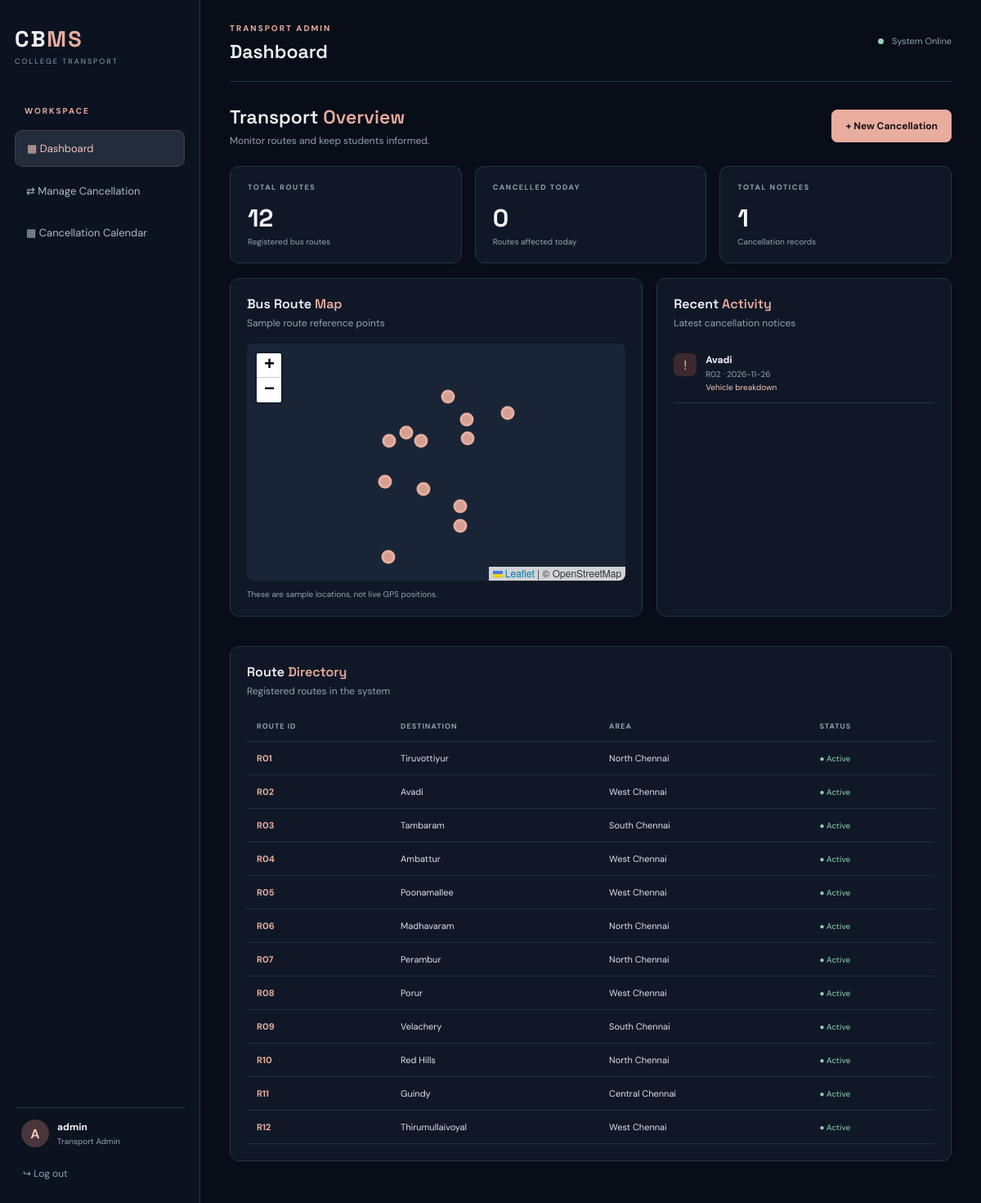
The app's page /dashboard (signed in) with its own data.
### tables this page shows
CREATE TABLE cancellations (
                id INTEGER PRIMARY KEY AUTOINCREMENT,
                route_id TEXT NOT NULL,
                cancel_date TEXT NOT NULL,
                reason TEXT NOT NULL,
                note TEXT DEFAULT '',
                created_at TEXT NOT NULL,
                FOREIGN KEY(route_id) REFERENCES routes(id)
            );

CREATE TABLE routes (
                id TEXT PRIMARY KEY,
                destination TEXT NOT NULL,
                area TEXT NOT NULL,
                lat REAL,
                lon REAL
            );

### app.py (the view)
@app.route("/dashboard")
@login_required
def dashboard():
    today = date.today().isoformat()
    with get_db() as db:
        total_routes = db.execute(
            "SELECT COUNT(*) AS n FROM routes"
        ).fetchone()["n"]
        cancelled_today = db.execute("""
            SELECT COUNT(DISTINCT route_id) AS n
            FROM cancellations
            WHERE cancel_date = ?
        """, (today,)).fetchone()["n"]
        total_notices = db.execute(
            "SELECT COUNT(*) AS n FROM cancellations"
        ).fetchone()["n"]
        recent = db.execute("""
            SELECT c.id, c.cancel_date, c.reason,
                   r.id AS route_code, r.destination
            FROM cancellations c
            JOIN routes r ON r.id = c.route_id
            ORDER BY c.created_at DESC
            LIMIT 6
        """).fetchall()
        routes = db.execute(
            "SELECT * FROM routes ORDER BY id"
        ).fetchall()
    return render_template(
        "dashboard.html",
        total_routes=total_routes,
        cancelled_today=cancelled_today,
        total_notices=total_notices,
        recent=recent,
        routes=routes
    )

### app.py (called while the page is built)
@contextmanager
def get_db():
    db = sqlite3.connect(DB_PATH)
    db.row_factory = sqlite3.Row
    try:
        yield db
        db.commit()
    except Exception:
        db.rollback()
        raise
    finally:
        db.close()

def login_required(function):
    @wraps(function)
    def wrapper(*args, **kwargs):
        if "user_id" not in session:
            return redirect(url_for("login"))
        return function(*args, **kwargs)
    return wrapper

@app.context_processor
def inject_csrf():
    return {"csrf_token": session.get("csrf_token", "")}

### templates/dashboard.html (shortened to what this page needs)
{% extends "base.html" %}
{% block page_heading %}Dashboard{% endblock %}
{% block head %}
<link rel="stylesheet"
 href="https://unpkg.com/leaflet@1.9.4/dist/leaflet.css">
{% endblock %}
{% block content %}
<section class="welcome-row">
    <div>
        <h2>Transport <em>Overview</em></h2>
        <p class="muted">
            Monitor routes and keep students informed.
        </p>
    </div>
    <a class="primary-btn" href="{{ url_for('manage') }}">
        + New Cancellation
    </a>
</section>
<section class="stats-grid">
    <article class="stat-card">
        <div class="stat-label">TOTAL ROUTES</div>
        <div class="stat-number">{{ total_routes }}</div>
        <div class="stat-foot">Registered bus routes</div>
    </article>
    <article class="stat-card">
        <div class="stat-label">CANCELLED TODAY</div>
        <div class="stat-number">{{ cancelled_today }}</div>
        <div class="stat-foot">Routes affected today</div>
    </article>
    <article class="stat-card">
        <div class="stat-label">TOTAL NOTICES</div>
        <div class="stat-number">{{ total_notices }}</div>
        <div class="stat-foot">Cancellation records</div>
    </article>
</section>
<section class="dashboard-grid">
    <article class="panel">
        <div class="panel-heading">
            <div>
                <h3>Bus Route <em>Map</em></h3>
                <p class="muted">Sample route reference points</p>
            </div>
        </div>
        <div id="routeMap"></div>
        <p class="map-note">
            These are sample locations, not live GPS positions.
        </p>
    </article>
    <article class="panel">
        <div class="panel-heading">
            <div>
                <h3>Recent <em>Activity</em></h3>
                <p class="muted">Latest cancellation notices</p>
            </div>
        </div>
        {% if recent %}
            <div class="activity-list">
                {% for item in recent %}
                    <div class="activity-item">
                        <div class="activity-symbol">!</div>
                        <div class="activity-copy">
                            <b>{{ item.destination }}</b>
                            <small>
                                {{ item.route_code }} · {{ item.cancel_date }}
                            </small>
                            <span>{{ item.reason }}</span>
                        </div>
                    </div>
                {% endfor %}
            </div>
        {% else %}
            <div class="empty-state">
                No cancellation notices yet.
            </div>
        {% endif %}
    </article>
</section>
<section class="panel route-panel">
    <div class="panel-heading">
        <div>
            <h3>Route <em>Directory</em></h3>
            <p class="muted">Registered routes in the system</p>
        </div>
    </div>
    <div class="table-wrap">
        <table>
            <thead>
                <tr>
                    <th>ROUTE ID</th>
                    <th>DESTINATION</th>
                    <th>AREA</th>
                    <th>STATUS</th>
                </tr>
            </thead>
            <tbody>
                {% for route in routes %}
                <tr>
                    <td class="rose">{{ route.id }}</td>
                    <td>{{ route.destination }}</td>
                    <td>{{ route.area }}</td>
                    <td><span class="status-normal">● Active</span></td>
                </tr>
                {% endfor %}
            </tbody>
        </table>
    </div>
</section>
{% endblock %}

### templates/base.html (shortened to what this page needs)
<!DOCTYPE html>
<html lang="en">
<head>
    <link rel="stylesheet"
          href="{{ url_for('static', filename='style.css') }}">
    {% block head %}{% endblock %}
</head>
<body>
{% if session.get('user_id') %}
<div class="app-shell">
    <aside class="sidebar">
        <div class="brand-mark">CB<span>MS</span></div>
        <div class="brand-caption">COLLEGE TRANSPORT</div>
        <div class="side-label">WORKSPACE</div>
        <a class="nav-link {% if request.endpoint == 'dashboard' %}active{% endif %}"
           href="{{ url_for('dashboard') }}">
            ▦ Dashboard
        </a>
        <a class="nav-link {% if request.endpoint == 'manage' %}active{% endif %}"
           href="{{ url_for('manage') }}">
            ⇄ Manage Cancellation
        </a>
        <a class="nav-link {% if request.endpoint == 'calendar_page' %}active{% endif %}"
           href="{{ url_for('calendar_page') }}">
            ▦ Cancellation Calendar
        </a>
        <div class="sidebar-bottom">
            <div class="user-chip">
                <div class="avatar">A</div>
                <div>
                    <b>{{ session.get('username') }}</b>
                    <small>Transport Admin</small>
                </div>
            </div>
            <form action="{{ url_for('logout') }}" method="POST">
                <button class="logout-btn" type="submit">
                    ↪ Log out
                </button>
            </form>
        </div>
    </aside>
    <main class="main-area">
        <header class="topbar">
            <div>
                <span class="eyebrow">TRANSPORT ADMIN</span>
                <h1>{% block page_heading %}Dashboard{% endblock %}</h1>
            </div>
            <div class="topbar-right">
                <span class="status-dot"></span>
                System Online
            </div>
        </header>
        {% block content %}{% endblock %}
    </main>
</div>
{% else %}
    {% block public_content %}{% endblock %}
{% endif %}
</body>
</html>

### records on screen
cancellations: destination "Avadi", route_code "R02", cancel_date "2026-11-26", reason "Vehicle breakdown"
routes: id "R01", destination "Tiruvottiyur", area "North Chennai"
routes: id "R02", destination "Avadi", area "West Chennai"
routes: id "R03", destination "Tambaram", area "South Chennai"
routes: id "R04", destination "Ambattur", area "West Chennai"
routes: id "R05", destination "Poonamallee", area "West Chennai"
routes: id "R06", destination "Madhavaram", area "North Chennai"
routes: id "R07", destination "Perambur", area "North Chennai"
routes: id "R08", destination "Porur", area "West Chennai"
routes: id "R09", destination "Velachery", area "South Chennai"
routes: id "R10", destination "Red Hills", area "North Chennai"
routes: id "R11", destination "Guindy", area "Central Chennai"
routes: id "R12", destination "Thirumullaivoyal", area "West Chennai"

### other values on screen
{{ session.get('username') }} "admin"
{{ total_routes }} "12"
{{ cancelled_today }} "0"
{{ total_notices }} "1"
